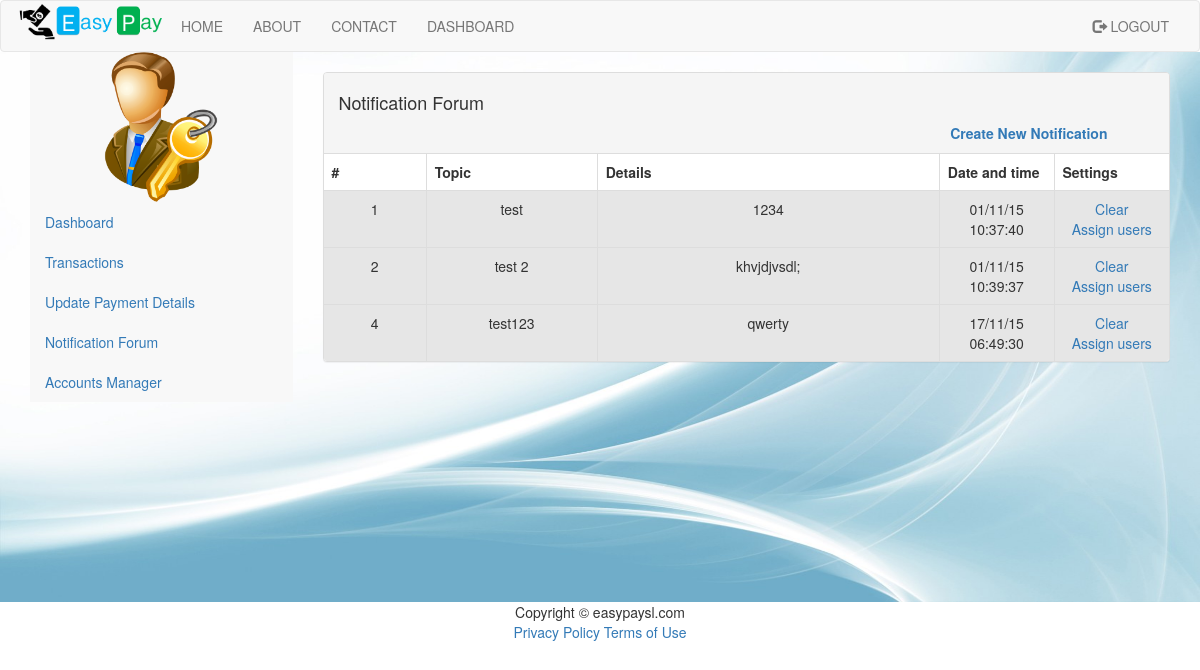
/notif_main_forum.php (signed in), run on an earlier commit of the app's database.
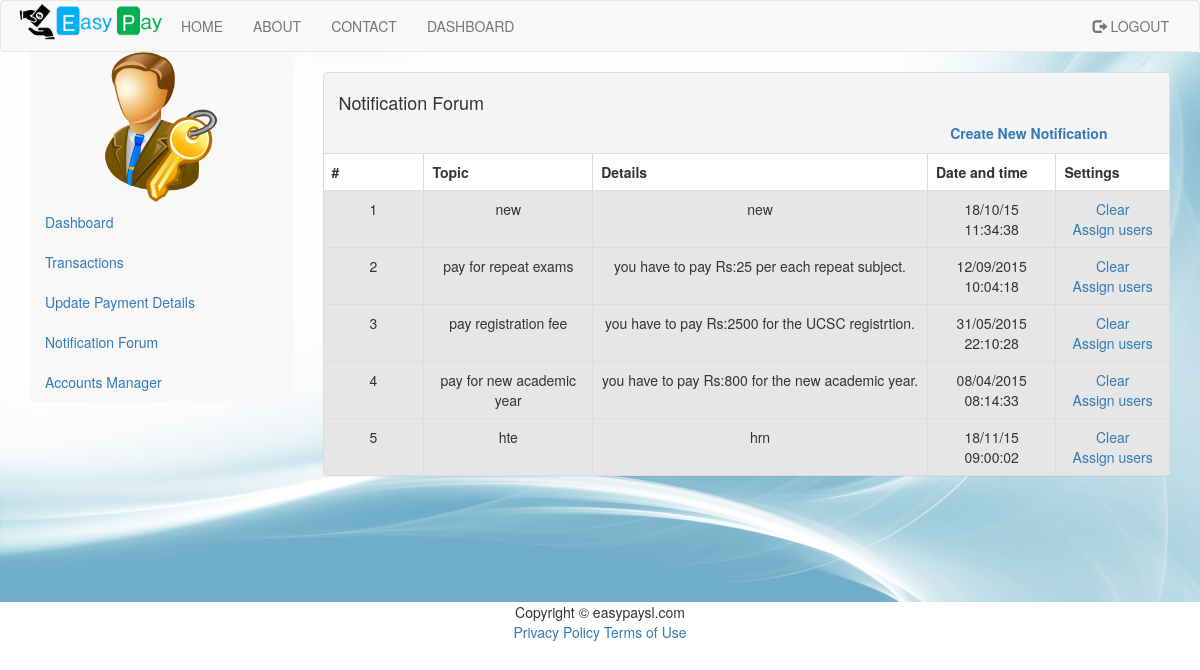
And on a later commit of the database.
### tables this page shows
CREATE TABLE IF NOT EXISTS `notification` (
  `nID` int(5) NOT NULL,
  `topic` varchar(255) NOT NULL,
  `detail` longtext NOT NULL,
  `datetime` varchar(25) NOT NULL
);

### classes/Config.php (called while the page is built)
<?php
class Config{
    public static function get($path = null){
        if($path){
            $config = $GLOBALS['config'];
            $path = explode('/', $path);
            foreach($path as $bit){
                 if(isset($config[$bit])){
                     $config = $config[$bit];
                 }
            }
            return $config;
        }
        return false;
    }
}
?>

### classes/DB.php (called while the page is built, shortened)
<?php
class DB{
    private static $_instance = null;
    private $_pdo_easypay,
        $_pdo_academic,
        $_query,
        $_error = false,
        $_results,
        $_count = 0;
    private function __construct() {
        try {
            $this->_pdo_easypay = new PDO('mysql:host=' . Config::get('mysql/host') . ';dbname=' . Config::get('mysql/db'), Config::get('mysql/username'), Config::get('mysql/password'));
        } catch (PDOException $e) {
            die($e->getMessage());
        }
    }
    public static function getInstance() {
        if (!isset(self::$_instance)) {
            self::$_instance = new DB();
        }
        return self::$_instance;
    }
    public function query($sql, $parms = array()){
        $this->_error = false;
        if ($this->_query = $this->_pdo_easypay->prepare($sql)) {
            $x = 1;
            if (count($parms)) {
                foreach ($parms as $param) {
                    $this->_query->bindValue($x, $param);
                    $x++;
                }
            }
            if ($this->_query->execute()) {
                $this->_results = $this->_query->fetchAll(PDO::FETCH_OBJ);
                $this->_count = $this->_query->rowCount();
            } else {
                $this->_error = true;
            }
        }
        return $this;
    }
    public function getAll($action, $table, $value){
        $sql = "{$action} FROM {$table} ";
        if(!$this->query($sql, array($value))->error()){
            return $this;
        }
        return false;
    }
    public function action($action, $table, $where = array()) {
        if (count($where) === 3) {
            $operators = array('=', '>', '<', '>=', '<=', 'LIKE', 'NOT LIKE');
            $field      = $where[0];
            $operator   = $where[1];
            $value      = $where[2];
            if (in_array($operator, $operators)) {
                $sql = "{$action} FROM {$table} WHERE {$field} {$operator} ? ";
                if (!$this->query($sql, array($value))->error()) {
                    return $this;
                }
            }
        }
        return false;
    }
    public function get($table, $where)
    {
        return $this->action('SELECT * ', $table, $where);
    }
    public function results(){
        return $this->_results;
    }
    public function first(){
        return $this->results()[0];
    }
    public function error(){
        return $this->_error;
    }
    public  function count(){
        return $this->_count;
    }
}
?>

### classes/User.php (called while the page is built, shortened)
<?php
class user{
    private $_db,
            $_data,
            $_sessionName,
            $_cookieName,
            $_isLoggedIn;
    public function __construct($user = null) {
        $this->_db = DB::getInstance();
        $this->_sessionName = Config::get('session/session_name');
        if(!$user){
            if(Session::exists($this->_sessionName)){
                $user = Session::get($this->_sessionName);
                if($this->find($user)){
                    $this->_isLoggedIn = true;
                } else {
                }
            }
        } else {
            $this->find($user);
        }
    }
    public function find($user = null){
        if($user){
            $field = (is_numeric($user)) ? 'id' : 'username';
            $data = $this->_db->get('users', array($field, '=', $user));
            if($data->count()){
                $this->_data = $data->first();
                return true;
            }
        }
        return false;
    }
    public function hasPermission($key){
        $group = $this->_db->get('groups', array('id', '=', $this->data()->group));
        if($group->count()){
            $permissions = json_decode($group->first()->permissions, true);
            if($permissions[$key] == true){
                return true;
            }
        }
        return false;
    }
    public  function data(){
        return $this->_data;
    }
}
?>

### classes/Session.php (called while the page is built, shortened)
<?php
class Session{
    public static function exists($name){
        return (isset($_SESSION[$name])) ? true : false;
    }
    public static function get($name){
        return $_SESSION[$name];
    }
}
?>

### notif_main_forum.php (the view, shortened to what this page needs)
    <!DOCTYPE html>
    <html lang="en">
    <head>
        <?php include 'headerScript.php'?>
    </head>
<body>
<div id="wrapper">
    <?php
    include "header.php";
    ?>
</div>
<div class="backgroundImg container-fluid">
<?php
include "adminSidebar.php";
?>
    <br>
    <div class="col-md-9 col-sm-12 col-xs-12">
        <div class="panel panel-default">
            <div class="panel-heading">
                <h4>Notification Forum</h4>
                <a class="col-lg-offset-9" href="notif_add_topic.php"><strong>Create New Notification</strong></a>
            </div>
<?php
$user = new User();
if ($user->hasPermission('admin')) {
?>
<table class="table table-striped table-bordered table-hover " width="90%" border="0" align="center" cellpadding="3" cellspacing="1" bgcolor="#CCCCCC">
    <?php
    $notification = DB::getInstance()->getAll('SELECT *','notification','DESC');
    if(!$notification->count()){
        echo 'No notifications';
    }else{
    ?>
    <thead>
    <tr>
        <th>#</th>
        <th>Topic</th>
        <th>Details</th>
        <th>Date and time</th>
        <th>Settings</th>
    </tr>
    </thead>
    <tbody>
    <?php
    foreach($notification->results() as $t){
        echo"<tr>";
        echo "<td width=6% align=center bgcolor=#E6E6E6>".$t->nID."</td>";
        echo "<td width=10% align=center bgcolor=#E6E6E6>".$t->topic."</td>";
        echo "<td width=20% align=center bgcolor=#E6E6E6>".$t->detail."</td>";
        echo "<td width=5% align=center bgcolor=#E6E6E6>".$t->datetime."</td>";
        echo "<td width=5% align=center bgcolor=#E6E6E6 data-color='red'><a href=notif_delete.php>Clear</a><br>
<a href='notif_assign_users.php'>Assign users</a>
        </td>";
        echo "</tr>";
    }
    }
    ?>
    </tbody>
</table>
        </div>
    </div>
</div>
<?php
} else {
    Redirect::to('index.php');
}
include "footer.php";
?>
</body>
</html>

### headerScript.php (shortened to what this page needs)
<link rel="stylesheet" href="http://maxcdn.bootstrapcdn.com/bootstrap/3.3.5/css/bootstrap.min.css">
<link href="css/customCss.css" rel="stylesheet">

### header.php (shortened to what this page needs)
<nav class="navbar navbar-default" style="margin: 0px;">
    <div class="container-fluid">
        <div class="navbar-header">
            <a href="homePage.php"><img id="img" src="images/logo.png" width="150px" ></a>
        </div>
        <div class="collapse navbar-collapse"  id="navbar-1" >
            <ul class="nav navbar-nav">
                <li>
                    <a href="homePage.php">HOME</a>
                </li>
                <li>
                    <a href="about.php">ABOUT</a>
                </li>
                <li>
                    <a href="contact.php">CONTACT</a>
                </li>
                <?php
                if(!isset($_SESSION['isLoggedIn'])|| $_SESSION['isLoggedIn']==false){
                    ?>
                    <li>
                        <a href="login.php">LOGIN</a>
                    </li>
                    <li>
                        <a href="register.php">REGISTER</a>
                    </li>
                <?php
                }else{
                ?>
                <li>
                    <a href="dashboard_student.php">DASHBOARD</a>
                </li>
            </ul>
            <ul class="nav navbar-nav navbar-right">
                <li><a href="logout.php"><span class="glyphicon glyphicon-log-out"></span>  LOGOUT</a></li>
            </ul>
            <?php
            }
            ?>
        </div>
    </div>
</nav>

### adminSidebar.php (shortened to what this page needs)
<div class="container col-lg-3">
<nav class="navbar-default navbar-side" role="navigation">
    <div class="sidebar-collapse">
        <ul class="nav" id="main-menu">
            <li class="text-center">
                <img src="images/admin.jpg" class="user-image " height="150px"/>
            </li>
            <li>
                <a href="dashboard_admin.php"><i class="active"></i>Dashboard</a>
            </li>
            <li>
                <a href="admin_transaction_all.php"><i class="fa fa-dollar fa-3x"></i>Transactions</a>
            </li>
            <li>
                <a href="editPayment.php"><i class=""></i>Update Payment Details</a>
            </li>
            <li>
                <a href="notif_main_forum.php"><i class=""></i>Notification Forum</a>
            </li>
            <li>
                <a href="admin_searchUser.php"><i class=""></i>Accounts Manager</a>
            </li>
        </ul>
    </div>
</nav>
</div>

### footer.php (shortened to what this page needs)
<footer class="">
    <div class="container" style="text-align: center">
        <span class="copyright">Copyright &copy; easypaysl.com</span>
        <div>
            <a href="#">Privacy Policy</a>
            <a href="#">Terms of Use</a>
        </div>
    </div>
</footer>

### css/customCss.css (style rules this page uses)
.backgroundImg { background-image: url("../images/background-hd.jpg"); background-repeat: round; min-width: 100%; min-height: 550px; margin: 0px; }

What changed in the data, as far as the page shows it:
changed notification id 1: topic "test" → "new"; detail "1234" → "new"; datetime "01/11/15 10:37:40" → "18/10/15 11:34:38"
changed notification id 2: topic "test 2" → "pay for repeat exams"; detail "khvjdjvsdl;" → "you have to pay Rs:25 per each repeat subject."; datetime "01/11/15 10:39:37" → "12/09/2015 10:04:18"
added notification: nID "3", topic "pay registration fee", detail "you have to pay Rs:2500 for the UCSC registrtion.", datetime "31/05/2015 22:10:28"
changed notification id 4: topic "test123" → "pay for new academic year"; detail "qwerty" → "you have to pay Rs:800 for the new academic year."; datetime "17/11/15 06:49:30" → "08/04/2015 08:14:33"
added notification: nID "5", topic "hte", detail "hrn", datetime "18/11/15 09:00:02"
